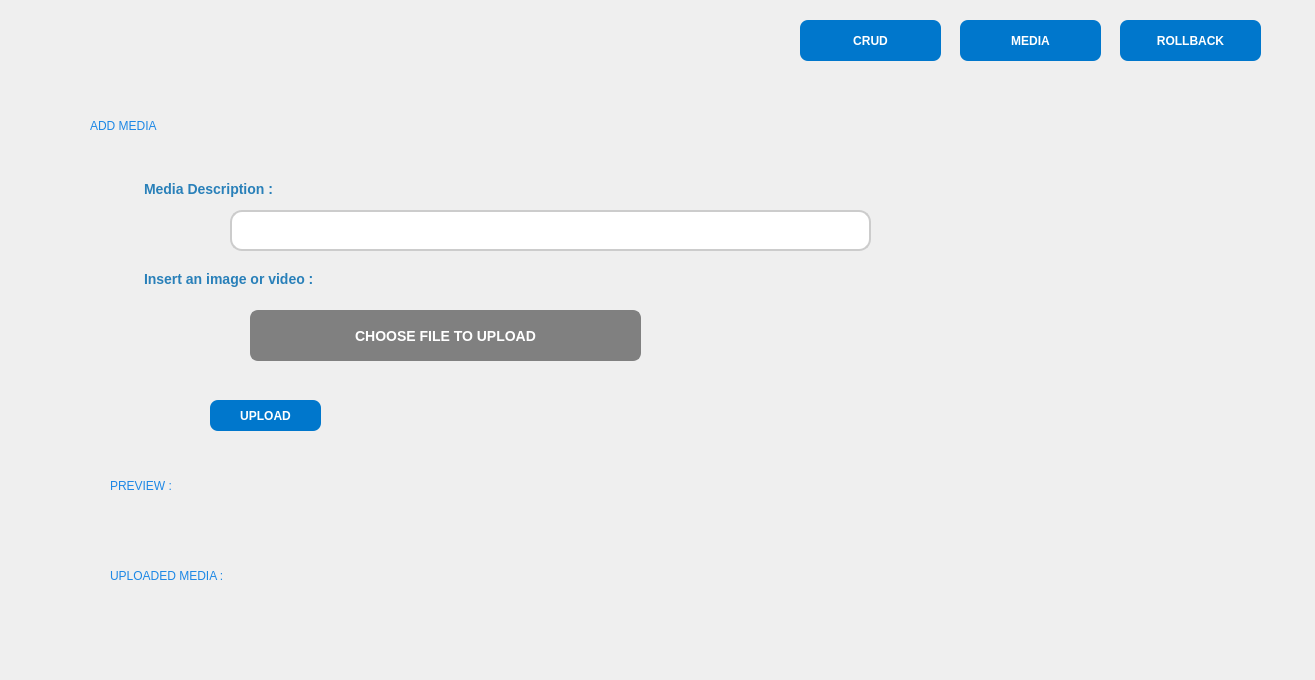
<?xml version="1.0" encoding="UTF-8"?>
<ui version="4.0">
 <class>media</class>
 <widget class="QWidget" name="media">
  <property name="geometry">
   <rect>
    <x>0</x>
    <y>0</y>
    <width>1315</width>
    <height>680</height>
   </rect>
  </property>
  <property name="windowTitle">
   <string>Form</string>
  </property>
  <widget class="QLabel" name="label_11">
   <property name="geometry">
    <rect>
     <x>110</x>
     <y>470</y>
     <width>261</width>
     <height>31</height>
    </rect>
   </property>
   <property name="styleSheet">
    <string notr="true">font: 18pt &quot;Segoe UI&quot;;
color: rgb(30, 136, 229);   /* bleu */
</string>
   </property>
   <property name="text">
    <string>PREVIEW : </string>
   </property>
  </widget>
  <widget class="QPushButton" name="pushButton_5">
   <property name="geometry">
    <rect>
     <x>210</x>
     <y>400</y>
     <width>111</width>
     <height>31</height>
    </rect>
   </property>
   <property name="styleSheet">
    <string notr="true">QPushButton {
    background-color: #0077cc;
    color: white;
    border-radius: 8px;
    padding: 8px 15px;
    font-weight: bold;
}

QPushButton:hover {
    background-color: #005fa3;
}

QPushButton:pressed {
    background-color: #004b82;
}
</string>
   </property>
   <property name="text">
    <string>UPLOAD</string>
   </property>
  </widget>
  <widget class="QPushButton" name="rb">
   <property name="geometry">
    <rect>
     <x>1120</x>
     <y>20</y>
     <width>141</width>
     <height>41</height>
    </rect>
   </property>
   <property name="styleSheet">
    <string notr="true">QPushButton {
    background-color: #0077cc;
    color: white;
    border-radius: 8px;
    padding: 8px 15px;
    font-weight: bold;
}

QPushButton:hover {
    background-color: #005fa3;
}

QPushButton:pressed {
    background-color: #004b82;
}
</string>
   </property>
   <property name="text">
    <string>ROLLBACK</string>
   </property>
  </widget>
  <widget class="QLabel" name="label_8">
   <property name="geometry">
    <rect>
     <x>90</x>
     <y>110</y>
     <width>261</width>
     <height>31</height>
    </rect>
   </property>
   <property name="styleSheet">
    <string notr="true">font: 18pt &quot;Segoe UI&quot;;
color: rgb(30, 136, 229);   /* bleu */
</string>
   </property>
   <property name="text">
    <string>ADD MEDIA</string>
   </property>
  </widget>
  <widget class="QLineEdit" name="lineEdit_5">
   <property name="geometry">
    <rect>
     <x>230</x>
     <y>210</y>
     <width>641</width>
     <height>41</height>
    </rect>
   </property>
   <property name="styleSheet">
    <string notr="true">QLineEdit {
    border: 2px solid #cccccc;           /* bordure grise claire */
    border-radius: 12px;                 /* coins arrondis */
    padding: 8px 12px;                   /* espacement interne */
    background: #ffffff;                 /* fond blanc */
    color: #000000;                      /* texte noir */
    selection-background-color: #90caf9; /* bleu clair pour la sélection */
    font-size: 14px;
}
</string>
   </property>
  </widget>
  <widget class="QLabel" name="label_10">
   <property name="geometry">
    <rect>
     <x>140</x>
     <y>260</y>
     <width>351</width>
     <height>41</height>
    </rect>
   </property>
   <property name="styleSheet">
    <string notr="true">font-size: 14px;
    font-weight: 500;
    color: #2980b9;        /* Deep blue */
    margin-bottom: 4px;</string>
   </property>
   <property name="text">
    <string>Insert an image or video : </string>
   </property>
  </widget>
  <widget class="QPushButton" name="media_2">
   <property name="geometry">
    <rect>
     <x>960</x>
     <y>20</y>
     <width>141</width>
     <height>41</height>
    </rect>
   </property>
   <property name="styleSheet">
    <string notr="true">QPushButton {
    background-color: #0077cc;
    color: white;
    border-radius: 8px;
    padding: 8px 15px;
    font-weight: bold;
}

QPushButton:hover {
    background-color: #005fa3;
}

QPushButton:pressed {
    background-color: #004b82;
}
</string>
   </property>
   <property name="text">
    <string>MEDIA</string>
   </property>
  </widget>
  <widget class="QLabel" name="label_12">
   <property name="geometry">
    <rect>
     <x>110</x>
     <y>560</y>
     <width>261</width>
     <height>31</height>
    </rect>
   </property>
   <property name="styleSheet">
    <string notr="true">font: 18pt &quot;Segoe UI&quot;;
color: rgb(30, 136, 229);   /* bleu */
</string>
   </property>
   <property name="text">
    <string>UPLOADED MEDIA : </string>
   </property>
  </widget>
  <widget class="QPushButton" name="crud">
   <property name="geometry">
    <rect>
     <x>800</x>
     <y>20</y>
     <width>141</width>
     <height>41</height>
    </rect>
   </property>
   <property name="styleSheet">
    <string notr="true">QPushButton {
    background-color: #0077cc;
    color: white;
    border-radius: 8px;
    padding: 8px 15px;
    font-weight: bold;
}

QPushButton:hover {
    background-color: #005fa3;
}

QPushButton:pressed {
    background-color: #004b82;
}
</string>
   </property>
   <property name="text">
    <string>CRUD</string>
   </property>
  </widget>
  <widget class="QLabel" name="label_9">
   <property name="geometry">
    <rect>
     <x>140</x>
     <y>170</y>
     <width>351</width>
     <height>41</height>
    </rect>
   </property>
   <property name="styleSheet">
    <string notr="true">font-size: 14px;
    font-weight: 500;
    color: #2980b9;        /* Deep blue */
    margin-bottom: 4px;</string>
   </property>
   <property name="text">
    <string>Media Description :</string>
   </property>
  </widget>
  <widget class="QPushButton" name="pushButton_4">
   <property name="geometry">
    <rect>
     <x>250</x>
     <y>310</y>
     <width>391</width>
     <height>51</height>
    </rect>
   </property>
   <property name="styleSheet">
    <string notr="true">QPushButton{
background-color: rgb(128, 128, 128);   /* Gray background */
    color: white;                           /* Text color */
    font-family: &quot;Poppins&quot;, sans-serif;
    font-weight: 500;
    font-size: 14px;
    border-radius: 8px;                     /* Rounded corners */
    padding: 10px 20px;                     /* Internal spacing */
    border: 2px solid rgb(128, 128, 128);  /* Border same as background */
    min-width: 120px;                       /* Minimum width */
    cursor: pointer;
    transition: all 0.3s;
}
QPushButton:pressed {
    background-color: rgb(80, 80, 80);      /* Even darker on press */
    border-color: rgb(80, 80, 80);
}</string>
   </property>
   <property name="text">
    <string>CHOOSE FILE TO UPLOAD</string>
   </property>
  </widget>
 </widget>
 <resources/>
 <connections/>
</ui>
